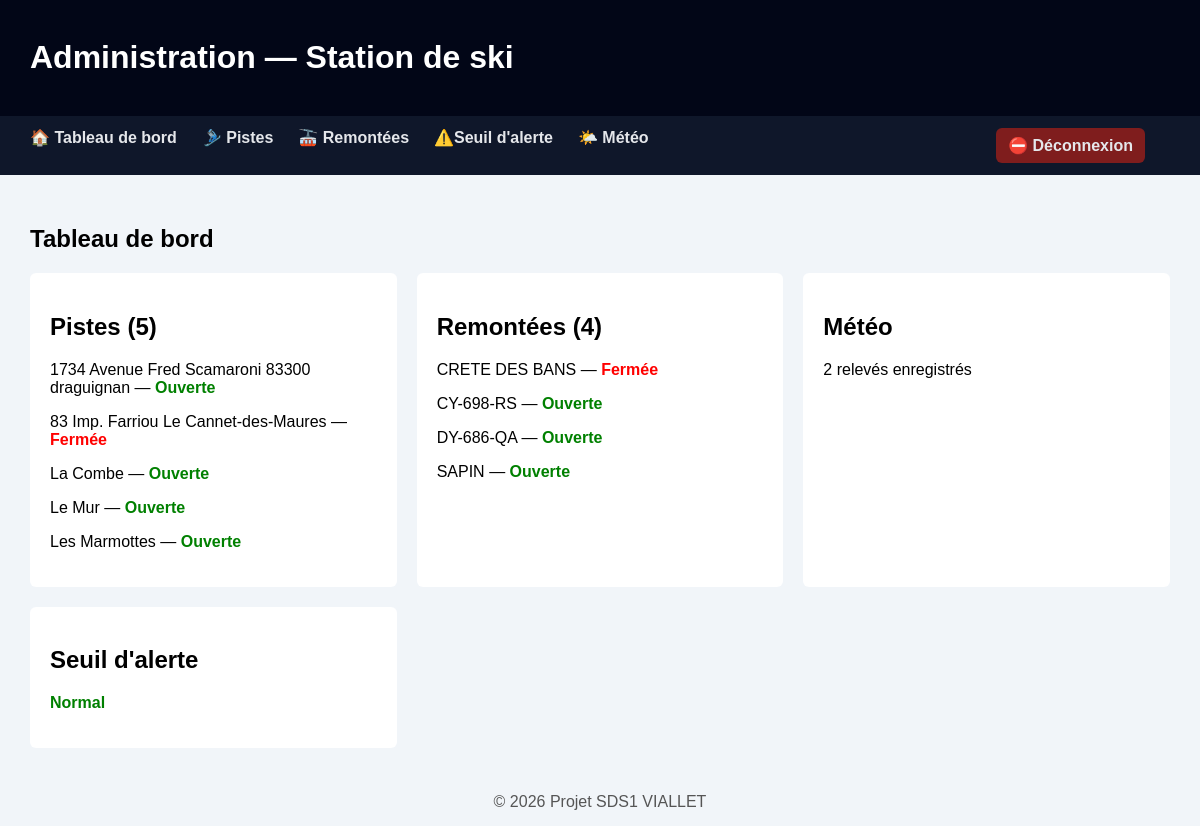
The app's page /V2/page_admin/admin.php (signed in) with its own data.
### tables this page shows
CREATE TABLE `pistes` (
  `id_piste` int(11) NOT NULL,
  `nom` varchar(100) NOT NULL,
  `difficulte` enum('verte','bleue','rouge','noire') DEFAULT NULL,
  `etat` enum('ouvert','ferme') DEFAULT 'ouvert'
);

CREATE TABLE `remontes` (
  `id_remonte` int(11) NOT NULL,
  `nom` varchar(100) NOT NULL,
  `heure_ouverture` time DEFAULT NULL,
  `heure_fermeture` time DEFAULT NULL,
  `etat` enum('ouvert','ferme','en_evacuation') DEFAULT 'ferme'
);

### WEB/V2/page_admin/admin.php (the view, shortened to what this page needs)
<?php
require '../config.php';
$nbPistes    = $pdo->query("SELECT COUNT(*) FROM pistes")->fetchColumn();
$nbRemontees = $pdo->query("SELECT COUNT(*) FROM remontes")->fetchColumn();
$nbReleves   = $pdo->query("SELECT COUNT(*) FROM meteo")->fetchColumn();
$pistes = $pdo->query("
SELECT nom, etat
FROM pistes
ORDER BY nom
")->fetchAll(PDO::FETCH_ASSOC);
$remontees = $pdo->query("
SELECT nom, etat
FROM remontes
ORDER BY nom
")->fetchAll(PDO::FETCH_ASSOC);
?>
<!DOCTYPE html>
<html lang="fr">
<head>
</head>
<body>
<header>
<h1>Administration — Station de ski</h1>
</header>
<nav class="admin-menu">
<a href="admin.php">🏠 Tableau de bord</a>
<a href="/page_admin//admin_pistes.php">🎿 Pistes</a>
<a href="/page_admin/admin_remontees.php">🚠 Remontées</a>
<a href="/page_admin/admin_alerte.php">⚠️Seuil d'alerte</a>
<a href="/admin_meteo.php">🌤️ Météo</a>
<a href="../page_login/logout.php" class="logout">⛔ Déconnexion</a>
</nav>
<main>
<h2>Tableau de bord</h2>
<div class="dashboard">
<div class="card">
<h2>Pistes (<?= $nbPistes ?>)</h2>
<div id="liste-pistes">
<?php foreach ($pistes as $p): ?>
<p data-nom="<?= htmlspecialchars($p['nom'], ENT_QUOTES) ?>">
<?= htmlspecialchars($p['nom']) ?> —
<span class="<?= $p['etat'] === 'ouvert' ? 'status-ouvert' : 'status-ferme' ?>">
<?= $p['etat'] === 'ouvert' ? 'Ouverte' : 'Fermée' ?>
</span>
</p>
<?php endforeach; ?>
</div>
</div>
<div class="card">
<h2>Remontées (<?= $nbRemontees ?>)</h2>
<div id="liste-remontees">
<?php foreach ($remontees as $r): ?>
<p data-nom="<?= htmlspecialchars($r['nom'], ENT_QUOTES) ?>">
<?= htmlspecialchars($r['nom']) ?> —
<span class="<?=
$r['etat'] === 'ouvert' ? 'status-ouvert' :
($r['etat'] === 'en_evacuation' ? 'status-evac' : 'status-ferme')
?>">
<?= $r['etat'] === 'ouvert'
? 'Ouverte'
: ($r['etat'] === 'en_evacuation' ? 'Évacuation' : 'Fermée') ?>
</span>
</p>
<?php endforeach; ?>
</div>
</div>
<div class="card">
<h2>Météo</h2>
<p><?= $nbReleves ?> relevés enregistrés</p>
</div>
<div class="card">
<h2>Seuil d'alerte</h2>
<?php
$classe = 'alerte-normal';
$texte  = 'Normal';
?>
<p class="<?= $classe ?>">
<?= $texte ?>
</p>
</div>
</div>
</main>
<footer>
© <?= date('Y') ?> Projet SDS1 VIALLET
</footer>
</body>
</html>

### WEB/V2/page_admin/admin.php (style rules this page uses)
body { margin:0; font-family:Arial,sans-serif; background:#f1f5f9; }
header { background:#020617; color:#fff; padding:18px 30px; }
.admin-menu { background:#0f172a; padding:12px 30px; display:flex; }
.admin-menu a { color:#e5e7eb; text-decoration:none; margin-right:25px; font-weight:bold; }
.admin-menu .logout { margin-left:auto; background:#7f1d1d; padding:8px 12px; border-radius:6px; }
main { padding:30px; }
.dashboard { display:grid; grid-template-columns:repeat(auto-fit,minmax(320px,1fr)); gap:20px; }
.card { background:#fff; padding:20px; border-radius:6px; }
.status-ouvert { color:green; font-weight:bold; }
.status-ferme { color:red; font-weight:bold; }
.alerte-normal { color:green; font-weight:bold; }
footer { text-align:center; padding:15px; color:#555; }

### records on screen
pistes: nom "1734 Avenue Fred Scamaroni 83300 draguignan", etat "Ouverte"
pistes: nom "83 Imp. Farriou Le Cannet-des-Maures", etat "Fermée"
pistes: nom "La Combe", etat "Ouverte"
pistes: nom "Le Mur", etat "Ouverte"
pistes: nom "Les Marmottes", etat "Ouverte"
remontes: nom "CRETE DES BANS", etat "Fermée"
remontes: nom "CY-698-RS", etat "Ouverte"
remontes: nom "DY-686-QA", etat "Ouverte"
remontes: nom "SAPIN", etat "Ouverte"

### other values on screen
$nbPistes "5"
$nbRemontees "4"
$nbReleves "2"
$texte "Normal"
